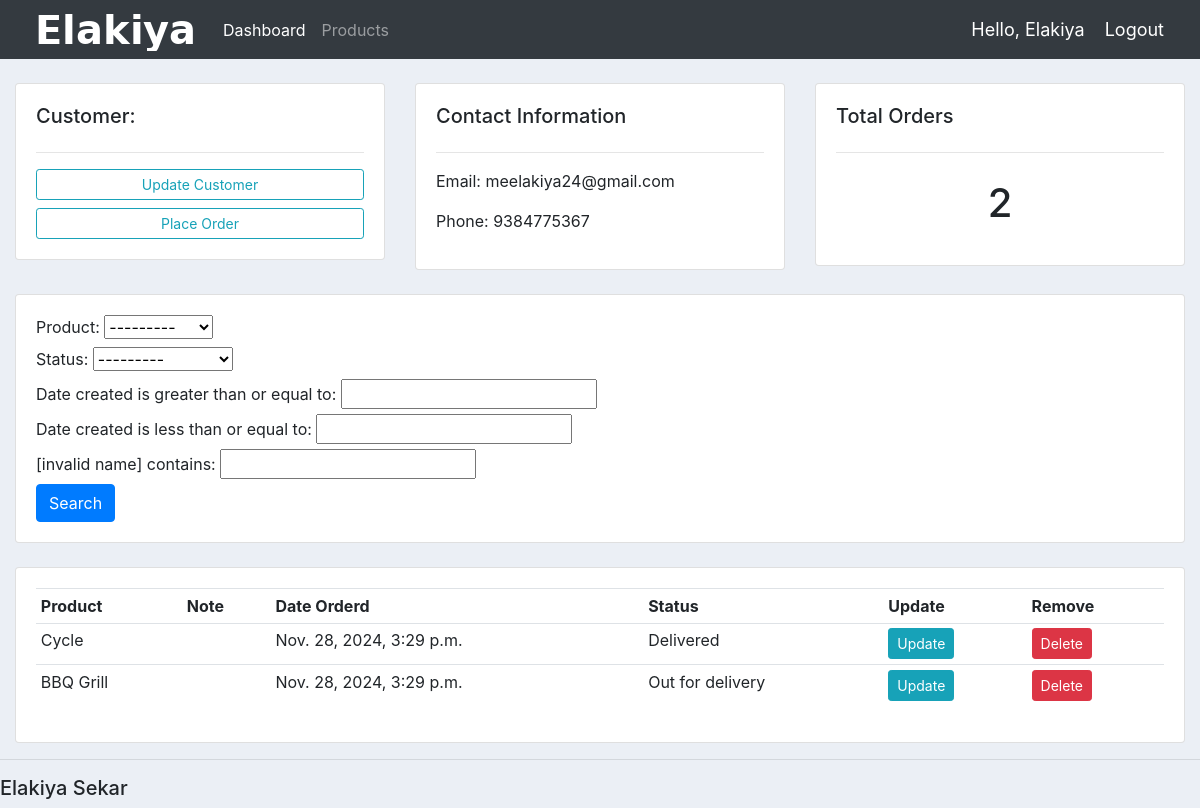
The app's page /customer/1/ (signed in) with its own data.
### account/models.py (models this page shows, shortened)
class Customer(models.Model):
    name=models.CharField(max_length=200,null=True)
    phone=models.CharField(max_length=200,null=True)
    email=models.CharField(max_length=200,null=True)
    date_created=models.DateTimeField(auto_now_add=True,null=True)

class Order(models.Model):
    STATUS = (
			('Pending', 'Pending'),
			('Out for delivery', 'Out for delivery'),
			('Delivered', 'Delivered'),
			)
    customer=models.ForeignKey(Customer,null=True, on_delete=models.SET_NULL)
    product=models.ForeignKey(Product,null=True,on_delete=models.SET_NULL)
    date_created=models.DateTimeField(auto_now_add=True,null=True)
    status=models.CharField(max_length=200,null=True,choices=STATUS)

class Product(models.Model):
    CATEGORY = (
			('Indoor', 'Indoor'),
			('Out Door', 'Out Door'),
			)
    name=models.CharField(max_length=200,null=True)
    price=models.FloatField(null=True)
    category=models.CharField(max_length=200,null=True,choices=CATEGORY)
    description=models.CharField(max_length=200,null=True,blank=True)
    date_created=models.DateTimeField(auto_now_add=True,null=True)
    tag=models.ManyToManyField(Tag)
    def __str__(self) -> str:
        return self.name

### account/decorators.py (the view)
        def wrapper_func(request, *args, **kwargs):
            group = None
            if request.user.groups.exists():
                group = request.user.groups.all()[0].name
            if group in allowed_roles:
                return view_func(request, *args, **kwargs)
            else:
                return HttpResponse('You are not authorized to view this page')

### account/views.py (called while the page is built)
@login_required(login_url='login')
@allowed_users(allowed_roles=['admin'])
def customer(request, pk_test):
	customer = Customer.objects.get(id=pk_test)
	orders = customer.order_set.all()
	order_count = orders.count()
	myFilter = OrderFilter(request.GET, queryset=orders)
	orders = myFilter.qs
	context = {'customer':customer, 'orders':orders, 'order_count':order_count,
	'myFilter':myFilter}
	return render(request, 'account/customer.html',context)

### account/templates/account/customer.html
{%  extends 'account/main.html' %}
{% block content %}
	<br>
<div class="row">
	<div class="col-md">
		<div class="card card-body">
			<h5>Customer:</h5>
			<hr>
			<a class="btn btn-outline-info  btn-sm btn-block" href="">Update Customer</a>
			<a class="btn btn-outline-info  btn-sm btn-block" href="{% url 'create_order' customer.id %}">Place Order</a>
		</div>
	</div>
	<div class="col-md">
		<div class="card card-body">
			<h5>Contact Information</h5>
			<hr>
			<p>Email: {{customer.email}}</p>
			<p>Phone: {{customer.phone}}</p>
		</div>
	</div>
	<div class="col-md">
		<div class="card card-body">
			<h5>Total Orders</h5>
			<hr>
			<h1 style="text-align: center;padding: 10px">{{order_count}}</h1>
		</div>
	</div>
</div>
<br>
<div class="row">
	<div class="col">
		<div class="card card-body">
			<form method="get">
				{{myFilter.form}}
		    <button class="btn btn-primary" type="submit">Search</button>
		  </form>
		</div>
	</div>
</div>
<br>
<div class="row">
	<div class="col-md">
		<div class="card card-body">
			<table class="table table-sm">
				<tr>
					<th>Product</th>
					<th>Note</th>
					<th>Date Orderd</th>
					<th>Status</th>
					<th>Update</th>
					<th>Remove</th>
				</tr>
				{% for order in orders %}
				<tr>
					<td>{{order.product}}</td>
					<td>{{order.note}}</td>
					<td>{{order.date_created}}</td>
					<td>{{order.status}}</td>
					<td><a class="btn btn-sm btn-info" href="{% url 'update_order' order.id %}">Update</a></td>
					<td><a class="btn btn-sm btn-danger" href="{% url 'delete_order' order.id %}">Delete</a></td>
				</tr>
				{% endfor %}
			</table>
		</div>
	</div>
</div>
{% endblock %}

### account/templates/account/navbar.html (shortened to what this page needs)
{% load static %}
<nav class="navbar navbar-expand-lg navbar-dark bg-dark">
 <img src="{% static 'images/logo.png' %}">
  <div class="collapse navbar-collapse" id="navbarNav">
    <ul class="navbar-nav">
      {% if request.user.is_staff %}
      <li class="nav-item active">
        <a class="nav-link" href="{% url 'home' %}">Dashboard</a>
      </li>
      <li class="nav-item">
        <a class="nav-link" href="{% url 'products' %}">Products</a>
      </li>
      {% endif %}
    </ul>
  </div>
  <span class="hello-msg">Hello, {{request.user}}</span>
  <span ><a  class="hello-msg" href="{% url 'logout' %}">Logout</a></span>
</nav>

### static/css/main.css (style rules this page uses)
body { background-color: #ebeff5; }

### account/templates/account/navbar.html (style rules this page uses)
.hello-msg { font-size: 18px; color: #fff; margin-right: 20px; }

### records on screen
Customer: email "meelakiya24@gmail.com", phone "9384775367"
Order: product "Cycle", date_created "Nov. 28, 2024, 3:29 p.m.", status "Delivered"
Order: product "BBQ Grill", date_created "Nov. 28, 2024, 3:29 p.m.", status "Out for delivery"

### other values on screen
{{ request.user }} "Elakiya"
{{ order_count }} "2"
